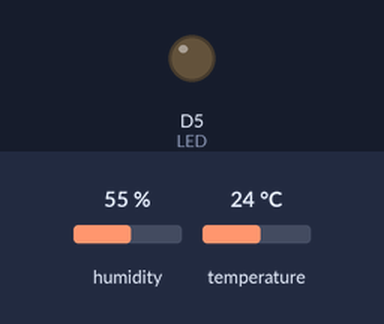
Recording of a program running on a simulated Arduino MKR. Parts: output pins drawn as LEDs (lit = HIGH). The inputs (shaded band) are chosen by the test bench; at power-on: humidity 55 %, temperature 24 °C. WiFi joins after 1.5 s; servers stay silent unless stated; what the program prints to the serial monitor is not drawn.

Above: at 0.05 s.
Timing chart, 0 to 5.2 s (numbered marks = the images above):
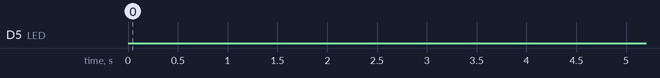

Measured:
- by itself, D5 (LED): LOW → HIGH at 31.5 s, → LOW 2.0 s later, → HIGH 2.0 s later, → LOW 2.0 s later, … (50 changes in this stretch)

The program:

main.cpp
```cpp
#include <Arduino.h>
#include "arduino_secrets.h"
#include "WiFiNINA.h"
#include "Adafruit_Sensor.h"
#include "DHT.h"

#define DHTPIN 7
#define DHTTYPE DHT22

// put function declarations here:
void printWifiData();
void printSensorData(float, float, float);

//put global variables here:
char ssid[] = SECRET_SSID;
char pswd[] = SECRET_PASS;

const int LED = 5;
int ledState = LOW;

unsigned long ledOnoffTime = 2000;
unsigned long sensorSamplingTime = 60000;
unsigned long wifiReconnectTime = 30000;
int wifiStatus = WL_IDLE_STATUS;

unsigned long ledPreviousTime = 0;
unsigned long sensorPreviousTime = 0;

bool print_info = false;

DHT dht(DHTPIN, DHT22);

void setup() {
  // put your setup code here, to run once:
  pinMode(LED, OUTPUT);
  dht.begin();
  Serial.begin(9600);
}

void loop() {
  // put your main code here, to run repeatedly:

  //Trying to connect to wifi before sending humidity and temp data
  while(wifiStatus != WL_CONNECTED){
    Serial.print("Attempting to connect to WIFI: ");
    Serial.println(ssid);
    wifiStatus = WiFi.begin(ssid, pswd);
    if(wifiStatus == WL_CONNECTED){
      print_info = true;
    }
    delay(wifiReconnectTime);
  }
  if(wifiStatus == WL_CONNECTED && print_info){
    Serial.println("Connected to network successfully!!!");
    printWifiData();
    print_info = false;
  }

  unsigned long sensorCurrentTime = millis();
  unsigned long ledCurrentTime = millis();

  if((sensorCurrentTime - sensorPreviousTime) > sensorSamplingTime){
    sensorPreviousTime = sensorCurrentTime;
    //To Do humidity Sampling
    float h = dht.readHumidity();
    float t = dht.readTemperature();

    if(isnan(h) || isnan(t)){
      Serial.println(F("Error reading sensor data for humidity and temperature"));
      return;
    }

    //Calculate heat index in Celsius
    float hic = dht.computeHeatIndex(t, h, false);
    printSensorData(h, t, hic);
  }

  if((ledCurrentTime - ledPreviousTime) >= ledOnoffTime){
    ledPreviousTime = ledCurrentTime;

    if(ledState == LOW){
      ledState = HIGH;
    } else {
      ledState = LOW;
    }
    digitalWrite(LED, ledState);
  }

}

// put function definitions here:

//Print wifi information on serial port
void printWifiData() {
  Serial.println("*************************************************");
  Serial.println("***************Network IP information************");
  Serial.print("SSID: ");
  Serial.println(ssid);
  Serial.print("IP Address: ");
  Serial.println(WiFi.localIP());
  Serial.print("IP Mask: ");
  Serial.println(WiFi.subnetMask());
  Serial.print("IP Gateway: ");
  Serial.println(WiFi.gatewayIP());
  Serial.print("Signal strenght RSSI: ");
  Serial.println(WiFi.RSSI());
  Serial.println("*************************************************");
}

//Print Sensor Data
void printSensorData(float h, float t, float hic) {
  Serial.print(F("Humidity: "));
  Serial.print(h);
  Serial.print(F("%  Temperature: "));
  Serial.print(t);
  Serial.print(F("°C "));
  Serial.print(F("Heat index: "));
  Serial.print(hic);
  Serial.println(F("°C "));
}
```

example_arduino_secrets.h
```cpp
#define SECRET_SSID ""
#define SECRET_PASS ""
```
